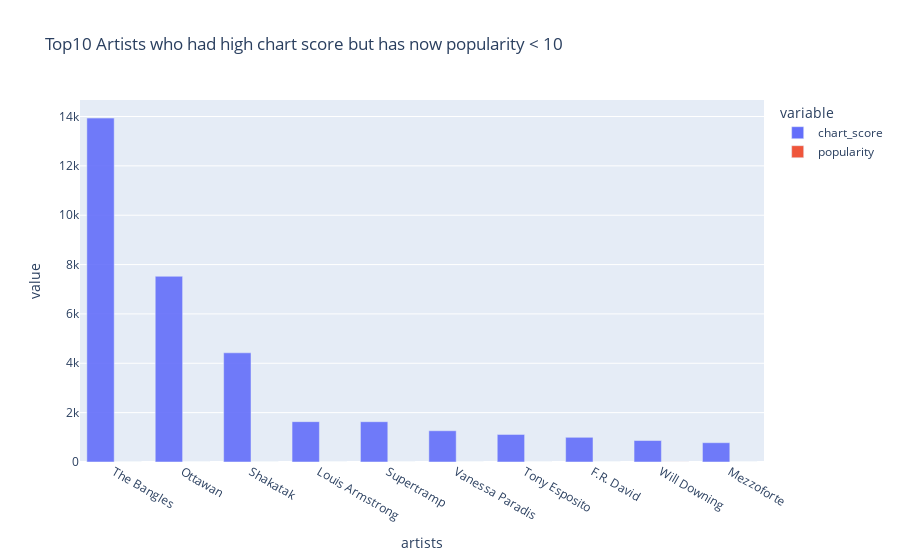

Notebook source saved alongside this figure:
### Code cell
barplot(top_10_low_pop,top_10_low_pop.artists,top_10_low_pop.chart_score,top_10_low_pop.popularity,"Top10 Artists who had high chart score but has now popularity < 10")

### Figure 1 — Plotly figure (JSON) as saved in the notebook; plotly's stock layout.template omitted (floating-point values rounded to 4 significant figures)
{"data": [{"alignmentgroup": "True", "hovertemplate": "variable=chart_score<br>artists=%{x}<br>value=%{y}<extra></extra>", "legendgroup": "chart_score", "marker": {"color": "#636efa", "opacity": 0.9, "pattern": {"shape": ""}}, "name": "chart_score", "offsetgroup": "chart_score", "orientation": "v", "showlegend": true, "textposition": "auto", "type": "bar", "x": ["The Bangles", "Ottawan", "Shakatak", "Louis Armstrong", "Supertramp", "Vanessa Paradis", "Tony Esposito", "F.R. David", "Will Downing", "Mezzoforte"], "xaxis": "x", "y": [13935, 7525, 4425, 1635, 1633, 1266, 1116, 1001, 870, 782], "yaxis": "y"}, {"alignmentgroup": "True", "hovertemplate": "variable=popularity<br>artists=%{x}<br>value=%{y}<extra></extra>", "legendgroup": "popularity", "marker": {"color": "#EF553B", "opacity": 0.9, "pattern": {"shape": ""}}, "name": "popularity", "offsetgroup": "popularity", "orientation": "v", "showlegend": true, "textposition": "auto", "type": "bar", "x": ["The Bangles", "Ottawan", "Shakatak", "Louis Armstrong", "Supertramp", "Vanessa Paradis", "Tony Esposito", "F.R. David", "Will Downing", "Mezzoforte"], "xaxis": "x", "y": [1, 0, 1, 0, 0, 0, 0, 0, 3, 0], "yaxis": "y"}], "layout": {"barmode": "group", "legend": {"title": {"text": "variable"}, "tracegroupgap": 0}, "title": {"text": "Top10 Artists who had high chart score but has now popularity < 10"}, "xaxis": {"anchor": "y", "domain": [0, 1], "title": {"text": "artists"}}, "yaxis": {"anchor": "x", "domain": [0, 1], "title": {"text": "value"}}}}
